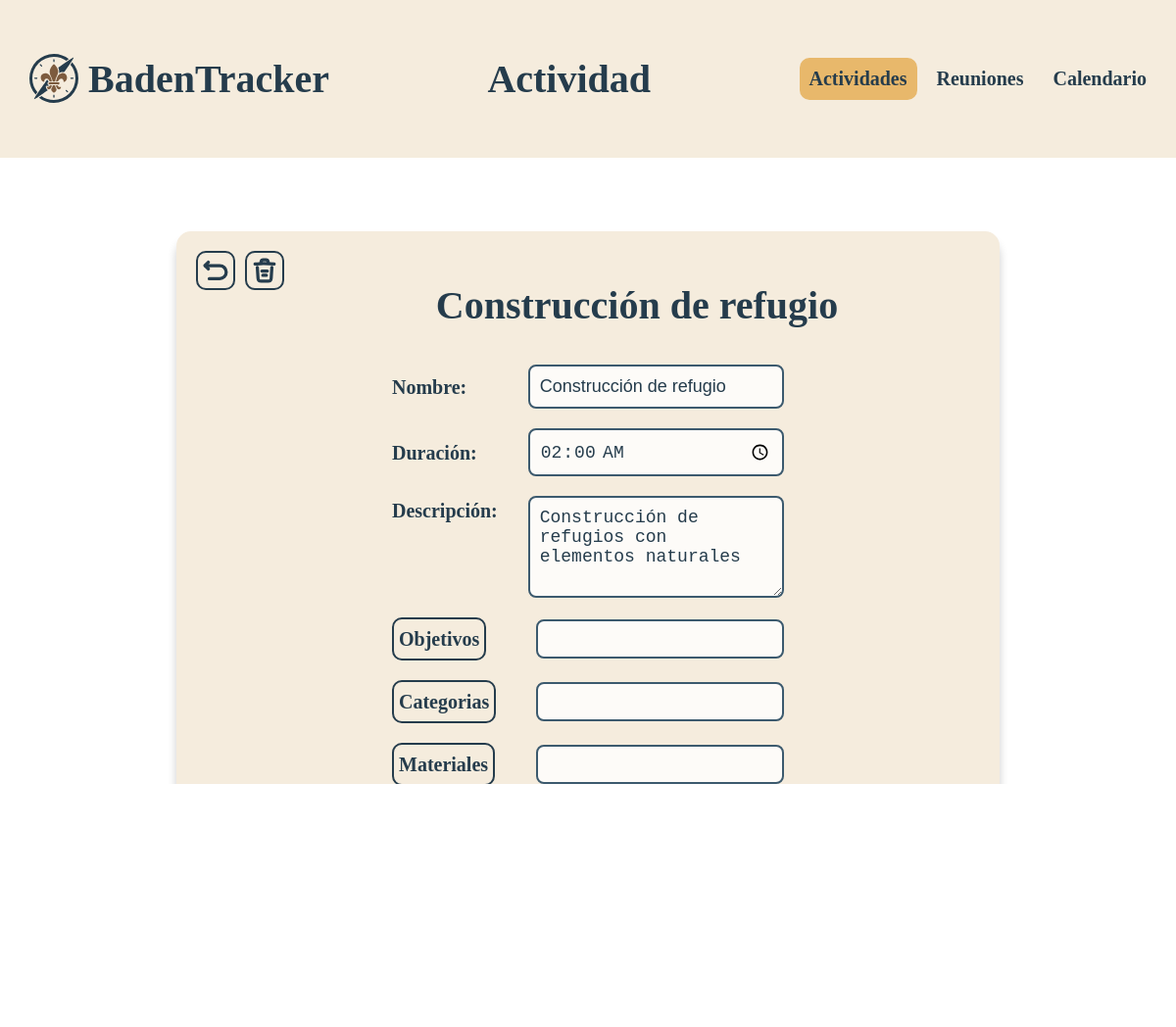
/actividades/actividad?id=1, run on the app's committed database.
### tables this page shows
CREATE TABLE IF NOT EXISTS act(  
    act_id      int         NOT NULL PRIMARY KEY AUTO_INCREMENT COMMENT 'Primary Key',
    act_name    varchar(50) NOT NULL UNIQUE                     COMMENT 'Activity Name',
    act_desc    varchar(255)                                    COMMENT 'Activity Description',
    act_durat   time(0)                                         COMMENT 'Activity Duration'
);

### .res/funct/funct.php (called while the page is built, shortened)
<?php
function linkDB ():mysqli  {
    $servername = "localhost";
    $database = "badentracker";
    $username = "bt";
    $password = "BadenTracker2025*";
    return new mysqli($servername, $username, $password, $database);
}
?>

### actividades/actividad/index.php (the view, shortened to what this page needs)
<link rel="stylesheet" href="/.res/css/select2.css?v=2">
<?php
require "../../.res/funct/funct.php";
include "../../.res/templates/header.php";
?>
<link href="https://cdn.jsdelivr.net/npm/select2@4.1.0-rc.0/dist/css/select2.min.css" rel="stylesheet" />
<?php
$id = $_GET["id"];
$actSQL = "
SELECT
    act_id,
    act_name,
    act_desc,
    act_durat
FROM act
WHERE act_id = $id";
$actQuery = linkDB() -> query($actSQL);
$act = $actQuery->fetch_assoc();
?>
<main>
    <a class="but align-left" href="../" title="Volver a Actividades">
    </a>
    <a class="but align-left" href="delete.php?id=<?php echo $act["act_id"];?> " title="Borrar actividad" onclick="return confirm('¿Estás seguro de que deseas borrar esta actividad?');">
    </a>
    <h1><?php echo $act["act_name"]; ?></h1>
    <form method="POST" class="form-grid">
        <div class="form-row">
            <label for="act_name">Nombre:</label>
            <input type="text" id="act_name" name="act_name" value="<?php echo $act["act_name"]; ?>" required>
        </div>
        <div class="form-row">
            <label for="act_durat">Duración:</label>
            <input type="time" id="act_durat" name="act_durat" value="<?php echo $act["act_durat"]; ?>" required>
        </div>
        <div class="form-row textarea-row">
            <label for="act_desc">Descripción:</label>
            <textarea id="act_desc" name="act_desc" rows="4"><?php echo $act["act_desc"]; ?></textarea>
        </div>
        <div class="form-row">
            <label>
                <a class="but2" href="../objetivos" title="Ir a objetivos">
                    Objetivos
                </a>
            </label>
        </div>
        <div class="form-row">
            <label>
                <a class="but2" href="../categorias" title="Ir a categorías">
                    Categorias
                </a>
            </label>
        </div>
        <div class="form-row">
            <label>
                <a class="but2" href="../materiales" title="Ir a materiales">
                    Materiales
                </a>
            </label>
        </div>
        <div class="form-actions">
            <button type="submit" class="btn-submit">Actualizar</button>
        </div>
    </form>
</main>
<?php
include "../../.res/templates/footer.php";
?>

### .res/css/styles.css (style rules this page uses)
:root { --color001: #f5ecddff; --color002: #253c4cff; --color003: #7d5b3eff; --color004: #3c5a6eff; --color005: #a64e2aff; --color006: #e8b86bff; --color006D: #ba9356ff; --trans: #00000033; }
* { box-sizing: border-box; }
html, body { height: 100%; width: 100%; margin: 0; padding: 0; overflow-x: hidden; }
main { margin: 20px auto; width: 70%; padding: 20px; background-color: var(--color001); border-radius: 15px; color: var(--color002); font-size: 20px; line-height: 1.5; text-align: center; box-shadow: 0 10px 10px var(--trans); margin-top: 75px; margin-bottom: 75px; min-height: 75%; }
.but { align-items: center; display: inline-flex; vertical-align: middle; border: 2px solid var(--color002); border-radius: 10px; text-decoration: none; color: var(--color002); stroke: var(--color002); padding: 5px; min-width: 30px; justify-content: center; margin: 0 10px 0 0; font-weight: bold; max-width: 40px; max-height: 40px; }
.but2 { align-items: center; display: inline-flex; vertical-align: middle; border: 2px solid var(--color002); border-radius: 10px; text-decoration: none; color: var(--color002); stroke: var(--color002); padding: 5px; min-width: 30px; justify-content: center; margin: 0 10px 0 0; font-weight: bold; }
.align-left { float: left; margin-left: 0; }
.but svg { height: 100%; width: 100%; }
.form-grid { display: flex; flex-direction: column; gap: 20px; margin-top: 30px; }
.form-row { display: flex; align-items: center; justify-content: space-between; gap: 20px; padding: 0 200px; }
.form-row label { flex: 1; font-weight: bold; color: var(--color002); text-align: left; }
.form-row input[type="text"], .form-row input[type="time"], .textarea-row textarea { flex: 2; padding: 10px; border: 2px solid var(--color004); border-radius: 8px; background-color: #ffffffcc; color: var(--color002); font-size: 18px; }
.textarea-row { display: flex; align-items: flex-start; gap: 20px; }
.textarea-row textarea { width: 100%; resize: vertical; }
.form-actions { text-align: center; }
.btn-submit { background-color: var(--color005); color: var(--color001); padding: 10px 25px; border: none; border-radius: 10px; font-size: 18px; font-weight: bold; cursor: pointer; transition: background-color 0.3s ease; }
input { width: 50%; padding: 10px; border: 2px solid var(--color004); border-radius: 8px; background-color: #ffffffcc; color: var(--color002); font-size: 18px; }

### data on the page
act: act_name "Construcción de refugio", act_durat "02:00:00", act_desc "Construcción de refugios con elementos naturales"

### other printed values
$title "Actividad"
